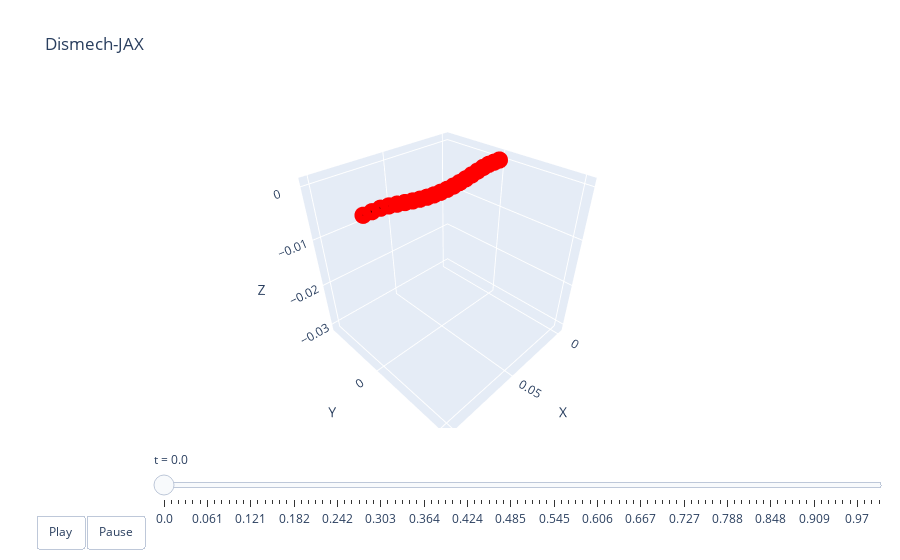

Notebook cell for this chart:
### Code cell
lambdas = jnp.linspace(0, 1.0, 100)
xf_star = sim.sim(lambdas, xf0, Theta_star, aux, state, nsteps=10)
xb_star = jax.vmap(fixed_0, (0, None))(lambdas, aux)
qs = jax.vmap(get_q, (0, 0, None))(xf_star, xb_star, aux)
dismech.animate(lambdas, qs, conn)

### Figure 1 — Plotly figure (JSON) as saved in the notebook; plotly's stock layout.template omitted (floating-point values rounded to 4 significant figures)
{"data": [{"line": {"color": "black", "width": 4}, "marker": {"color": "red", "size": 6}, "mode": "lines+markers", "name": "edges", "type": "scatter3d", "x": [0, 0.005, null, 0.005, 0.01, null, 0.01, 0.015, null, 0.015, 0.02, null, 0.02, 0.025, null, 0.025, 0.02999, null, 0.02999, 0.03499, null, 0.03499, 0.03999, null, 0.03999, 0.045, null, 0.045, 0.05, null, 0.05, 0.055, null, 0.055, 0.06001, null, 0.06001, 0.06501, null, 0.06501, 0.07001, null, 0.07001, 0.075, null, 0.075, 0.08, null, 0.08, 0.085, null, 0.085, 0.09, null, 0.09, 0.095, null, 0.095, 0.1, null], "y": [0, 0, null, 0, 0, null, 0, 0, null, 0, 0, null, 0, 0, null, 0, 0, null, 0, 0, null, 0, 0, null, 0, 0, null, 0, 0, null, 0, 0, null, 0, 0, null, 0, 0, null, 0, 0, null, 0, 0, null, 0, 0, null, 0, 0, null, 0, 0, null, 0, 0, null, 0, 0, null], "z": [0, 0, null, 0, 0, null, 0, -0.0001655, null, -0.0001655, -0.0004123, null, -0.0004123, -0.0006842, null, -0.0006842, -0.0009435, null, -0.0009435, -0.001165, null, -0.001165, -0.001334, null, -0.001334, -0.001438, null, -0.001438, -0.001474, null, -0.001474, -0.001438, null, -0.001438, -0.001334, null, -0.001334, -0.001165, null, -0.001165, -0.0009435, null, -0.0009435, -0.0006842, null, -0.0006842, -0.0004123, null, -0.0004123, -0.0001655, null, -0.0001655, 0, null, 0, 0, null, 0, 0, null]}], "layout": {"scene": {"xaxis": {"range": [-0.005, 0.105], "title": {"text": "X"}}, "yaxis": {"range": [-0.009027, 0.01105], "title": {"text": "Y"}}, "zaxis": {"range": [-0.03163, 0.001506], "title": {"text": "Z"}}}, "sliders": [{"currentvalue": {"prefix": "t = "}, "steps": [{"args": [["0.0"], {"frame": {"duration": 50, "redraw": true}, "mode": "immediate"}], "label": "0.0", "method": "animate"}, {"args": [["0.01"], {"frame": {"duration": 50, "redraw": true}, "mode": "immediate"}], "label": "0.01", "method": "animate"}, {"args": [["0.02"], {"frame": {"duration": 50, "redraw": true}, "mode": "immediate"}], "label": "0.02", "method": "animate"}, {"args": [["0.03"], {"frame": {"duration": 50, "redraw": true}, "mode": "immediate"}], "label": "0.03", "method": "animate"}, {"args": [["0.04"], {"frame": {"duration": 50, "redraw": true}, "mode": "immediate"}], "label": "0.04", "method": "animate"}, {"args": [["0.051"], {"frame": {"duration": 50, "redraw": true}, "mode": "immediate"}], "label": "0.051", "method": "animate"}, {"args": [["0.061"], {"frame": {"duration": 50, "redraw": true}, "mode": "immediate"}], "label": "0.061", "method": "animate"}, {"args": [["0.071"], {"frame": {"duration": 50, "redraw": true}, "mode": "immediate"}], "label": "0.071", "method": "animate"}, {"args": [["0.081"], {"frame": {"duration": 50, "redraw": true}, "mode": "immediate"}], "label": "0.081", "method": "animate"}, {"args": [["0.091"], {"frame": {"duration": 50, "redraw": true}, "mode": "immediate"}], "label": "0.091", "method": "animate"}, {"args": [["0.101"], {"frame": {"duration": 50, "redraw": true}, "mode": "immediate"}], "label": "0.101", "method": "animate"}, {"args": [["0.111"], {"frame": {"duration": 50, "redraw": true}, "mode": "immediate"}], "label": "0.111", "method": "animate"}, {"args": [["0.121"], {"frame": {"duration": 50, "redraw": true}, "mode": "immediate"}], "label": "0.121", "method": "animate"}, {"args": [["0.131"], {"frame": {"duration": 50, "redraw": true}, "mode": "immediate"}], "label": "0.131", "method": "animate"}, {"args": [["0.141"], {"frame": {"duration": 50, "redraw": true}, "mode": "immediate"}], "label": "0.141", "method": "animate"}, {"args": [["0.152"], {"frame": {"duration": 50, "redraw": true}, "mode": "immediate"}], "label": "0.152", "method": "animate"}, {"args": [["0.162"], {"frame": {"duration": 50, "redraw": true}, "mode": "immediate"}], "label": "0.162", "method": "animate"}, {"args": [["0.172"], {"frame": {"duration": 50, "redraw": true}, "mode": "immediate"}], "label": "0.172", "method": "animate"}, {"args": [["0.182"], {"frame": {"duration": 50, "redraw": true}, "mode": "immediate"}], "label": "0.182", "method": "animate"}, {"args": [["0.192"], {"frame": {"duration": 50, "redraw": true}, "mode": "immediate"}], "label": "0.192", "method": "animate"}, {"args": [["0.202"], {"frame": {"duration": 50, "redraw": true}, "mode": "immediate"}], "label": "0.202", "method": "animate"}, {"args": [["0.212"], {"frame": {"duration": 50, "redraw": true}, "mode": "immediate"}], "label": "0.212", "method": "animate"}, {"args": [["0.222"], {"frame": {"duration": 50, "redraw": true}, "mode": "immediate"}], "label": "0.222", "method": "animate"}, {"args": [["0.232"], {"frame": {"duration": 50, "redraw": true}, "mode": "immediate"}], "label": "0.232", "method": "animate"}, {"args": [["0.242"], {"frame": {"duration": 50, "redraw": true}, "mode": "immediate"}], "label": "0.242", "method": "animate"}, {"args": [["0.253"], {"frame": {"duration": 50, "redraw": true}, "mode": "immediate"}], "label": "0.253", "method": "animate"}, {"args": [["0.263"], {"frame": {"duration": 50, "redraw": true}, "mode": "immediate"}], "label": "0.263", "method": "animate"}, {"args": [["0.273"], {"frame": {"duration": 50, "redraw": true}, "mode": "immediate"}], "label": "0.273", "method": "animate"}, {"args": [["0.283"], {"frame": {"duration": 50, "redraw": true}, "mode": "immediate"}], "label": "0.283", "method": "animate"}, {"args": [["0.293"], {"frame": {"duration": 50, "redraw": true}, "mode": "immediate"}], "label": "0.293", "method": "animate"}, {"args": [["0.303"], {"frame": {"duration": 50, "redraw": true}, "mode": "immediate"}], "label": "0.303", "method": "animate"}, {"args": [["0.313"], {"frame": {"duration": 50, "redraw": true}, "mode": "immediate"}], "label": "0.313", "method": "animate"}, {"args": [["0.323"], {"frame": {"duration": 50, "redraw": true}, "mode": "immediate"}], "label": "0.323", "method": "animate"}, {"args": [["0.333"], {"frame": {"duration": 50, "redraw": true}, "mode": "immediate"}], "label": "0.333", "method": "animate"}, {"args": [["0.343"], {"frame": {"duration": 50, "redraw": true}, "mode": "immediate"}], "label": "0.343", "method": "animate"}, {"args": [["0.354"], {"frame": {"duration": 50, "redraw": true}, "mode": "immediate"}], "label": "0.354", "method": "animate"}, {"args": [["0.364"], {"frame": {"duration": 50, "redraw": true}, "mode": "immediate"}], "label": "0.364", "method": "animate"}, {"args": [["0.374"], {"frame": {"duration": 50, "redraw": true}, "mode": "immediate"}], "label": "0.374", "method": "animate"}, {"args": [["0.384"], {"frame": {"duration": 50, "redraw": true}, "mode": "immediate"}], "label": "0.384", "method": "animate"}, {"args": [["0.394"], {"frame": {"duration": 50, "redraw": true}, "mode": "immediate"}], "label": "0.394", "method": "animate"}, {"args": [["0.404"], {"frame": {"duration": 50, "redraw": true}, "mode": "immediate"}], "label": "0.404", "method": "animate"}, {"args": [["0.414"], {"frame": {"duration": 50, "redraw": true}, "mode": "immediate"}], "label": "0.414", "method": "animate"}, {"args": [["0.424"], {"frame": {"duration": 50, "redraw": true}, "mode": "immediate"}], "label": "0.424", "method": "animate"}, {"args": [["0.434"], {"frame": {"duration": 50, "redraw": true}, "mode": "immediate"}], "label": "0.434", "method": "animate"}, {"args": [["0.444"], {"frame": {"duration": 50, "redraw": true}, "mode": "immediate"}], "label": "0.444", "method": "animate"}, {"args": [["0.455"], {"frame": {"duration": 50, "redraw": true}, "mode": "immediate"}], "label": "0.455", "method": "animate"}, {"args": [["0.465"], {"frame": {"duration": 50, "redraw": true}, "mode": "immediate"}], "label": "0.465", "method": "animate"}, {"args": [["0.475"], {"frame": {"duration": 50, "redraw": true}, "mode": "immediate"}], "label": "0.475", "method": "animate"}, {"args": [["0.485"], {"frame": {"duration": 50, "redraw": true}, "mode": "immediate"}], "label": "0.485", "method": "animate"}, {"args": [["0.495"], {"frame": {"duration": 50, "redraw": true}, "mode": "immediate"}], "label": "0.495", "method": "animate"}, {"args": [["0.505"], {"frame": {"duration": 50, "redraw": true}, "mode": "immediate"}], "label": "0.505", "method": "animate"}, {"args": [["0.515"], {"frame": {"duration": 50, "redraw": true}, "mode": "immediate"}], "label": "0.515", "method": "animate"}, {"args": [["0.525"], {"frame": {"duration": 50, "redraw": true}, "mode": "immediate"}], "label": "0.525", "method": "animate"}, {"args": [["0.535"], {"frame": {"duration": 50, "redraw": true}, "mode": "immediate"}], "label": "0.535", "method": "animate"}, {"args": [["0.545"], {"frame": {"duration": 50, "redraw": true}, "mode": "immediate"}], "label": "0.545", "method": "animate"}, {"args": [["0.556"], {"frame": {"duration": 50, "redraw": true}, "mode": "immediate"}], "label": "0.556", "method": "animate"}, {"args": [["0.566"], {"frame": {"duration": 50, "redraw": true}, "mode": "immediate"}], "label": "0.566", "method": "animate"}, {"args": [["0.576"], {"frame": {"duration": 50, "redraw": true}, "mode": "immediate"}], "label": "0.576", "method": "animate"}, {"args": [["0.586"], {"frame": {"duration": 50, "redraw": true}, "mode": "immediate"}], "label": "0.586", "method": "animate"}, {"args": [["0.596"], {"frame": {"duration": 50, "redraw": true}, "mode": "immediate"}], "label": "0.596", "method": "animate"}, {"args": [["0.606"], {"frame": {"duration": 50, "redraw": true}, "mode": "immediate"}], "label": "0.606", "method": "animate"}, {"args": [["0.616"], {"frame": {"duration": 50, "redraw": true}, "mode": "immediate"}], "label": "0.616", "method": "animate"}, {"args": [["0.626"], {"frame": {"duration": 50, "redraw": true}, "mode": "immediate"}], "label": "0.626", "method": "animate"}, {"args": [["0.636"], {"frame": {"duration": 50, "redraw": true}, "mode": "immediate"}], "label": "0.636", "method": "animate"}, {"args": [["0.646"], {"frame": {"duration": 50, "redraw": true}, "mode": "immediate"}], "label": "0.646", "method": "animate"}, {"args": [["0.657"], {"frame": {"duration": 50, "redraw": true}, "mode": "immediate"}], "label": "0.657", "method": "animate"}, {"args": [["0.667"], {"frame": {"duration": 50, "redraw": true}, "mode": "immediate"}], "label": "0.667", "method": "animate"}, {"args": [["0.677"], {"frame": {"duration": 50, "redraw": true}, "mode": "immediate"}], "label": "0.677", "method": "animate"}, {"args": [["0.687"], {"frame": {"duration": 50, "redraw": true}, "mode": "immediate"}], "label": "0.687", "method": "animate"}, {"args": [["0.697"], {"frame": {"duration": 50, "redraw": true}, "mode": "immediate"}], "label": "0.697", "method": "animate"}, {"args": [["0.707"], {"frame": {"duration": 50, "redraw": true}, "mode": "immediate"}], "label": "0.707", "method": "animate"}, {"args": [["0.717"], {"frame": {"duration": 50, "redraw": true}, "mode": "immediate"}], "label": "0.717", "method": "animate"}, {"args": [["0.727"], {"frame": {"duration": 50, "redraw": true}, "mode": "immediate"}], "label": "0.727", "method": "animate"}, {"args": [["0.737"], {"frame": {"duration": 50, "redraw": true}, "mode": "immediate"}], "label": "0.737", "method": "animate"}, {"args": [["0.747"], {"frame": {"duration": 50, "redraw": true}, "mode": "immediate"}], "label": "0.747", "method": "animate"}, {"args": [["0.758"], {"frame": {"duration": 50, "redraw": true}, "mode": "immediate"}], "label": "0.758", "method": "animate"}, {"args": [["0.768"], {"frame": {"duration": 50, "redraw": true}, "mode": "immediate"}], "label": "0.768", "method": "animate"}, {"args": [["0.778"], {"frame": {"duration": 50, "redraw": true}, "mode": "immediate"}], "label": "0.778", "method": "animate"}, {"args": [["0.788"], {"frame": {"duration": 50, "redraw": true}, "mode": "immediate"}], "label": "0.788", "method": "animate"}, {"args": [["0.798"], {"frame": {"duration": 50, "redraw": true}, "mode": "immediate"}], "label": "0.798", "method": "animate"}, {"args": [["0.808"], {"frame": {"duration": 50, "redraw": true}, "mode": "immediate"}], "label": "0.808", "method": "animate"}, {"args": [["0.818"], {"frame": {"duration": 50, "redraw": true}, "mode": "immediate"}], "label": "0.818", "method": "animate"}, {"args": [["0.828"], {"frame": {"duration": 50, "redraw": true}, "mode": "immediate"}], "label": "0.828", "method": "animate"}, {"args": [["0.838"], {"frame": {"duration": 50, "redraw": true}, "mode": "immediate"}], "label": "0.838", "method": "animate"}, {"args": [["0.848"], {"frame": {"duration": 50, "redraw": true}, "mode": "immediate"}], "label": "0.848", "method": "animate"}, {"args": [["0.859"], {"frame": {"duration": 50, "redraw": true}, "mode": "immediate"}], "label": "0.859", "method": "animate"}, {"args": [["0.869"], {"frame": {"duration": 50, "redraw": true}, "mode": "immediate"}], "label": "0.869", "method": "animate"}, {"args": [["0.879"], {"frame": {"duration": 50, "redraw": true}, "mode": "immediate"}], "label": "0.879", "method": "animate"}, {"args": [["0.889"], {"frame": {"duration": 50, "redraw": true}, "mode": "immediate"}], "label": "0.889", "method": "animate"}, {"args": [["0.899"], {"frame": {"duration": 50, "redraw": true}, "mode": "immediate"}], "label": "0.899", "method": "animate"}, {"args": [["0.909"], {"frame": {"duration": 50, "redraw": true}, "mode": "immediate"}], "label": "0.909", "method": "animate"}, {"args": [["0.919"], {"frame": {"duration": 50, "redraw": true}, "mode": "immediate"}], "label": "0.919", "method": "animate"}, {"args": [["0.929"], {"frame": {"duration": 50, "redraw": true}, "mode": "immediate"}], "label": "0.929", "method": "animate"}, {"args": [["0.939"], {"frame": {"duration": 50, "redraw": true}, "mode": "immediate"}], "label": "0.939", "method": "animate"}, {"args": [["0.949"], {"frame": {"duration": 50, "redraw": true}, "mode": "immediate"}], "label": "0.949", "method": "animate"}, {"args": [["0.96"], {"frame": {"duration": 50, "redraw": true}, "mode": "immediate"}], "label": "0.96", "method": "animate"}, {"args": [["0.97"], {"frame": {"duration": 50, "redraw": true}, "mode": "immediate"}], "label": "0.97", "method": "animate"}, {"args": [["0.98"], {"frame": {"duration": 50, "redraw": true}, "mode": "immediate"}], "label": "0.98", "method": "animate"}, {"args": [["0.99"], {"frame": {"duration": 50, "redraw": true}, "mode": "immediate"}], "label": "0.99", "method": "animate"}, {"args": [["1.0"], {"frame": {"duration": 50, "redraw": true}, "mode": "immediate"}], "label": "1.0", "method": "animate"}], "transition": {"duration": 0}, "x": 0.1, "y": 0}], "title": {"text": "Dismech-JAX"}, "updatemenus": [{"buttons": [{"args": [null, {"frame": {"duration": 50, "redraw": true}, "fromcurrent": true}], "label": "Play", "method": "animate"}, {"args": [[null], {"frame": {"duration": 0, "redraw": true}, "mode": "immediate"}], "label": "Pause", "method": "animate"}], "direction": "left", "pad": {"r": 10, "t": 87}, "showactive": false, "type": "buttons", "x": 0.1, "xanchor": "right", "y": 0, "yanchor": "top"}]}}
